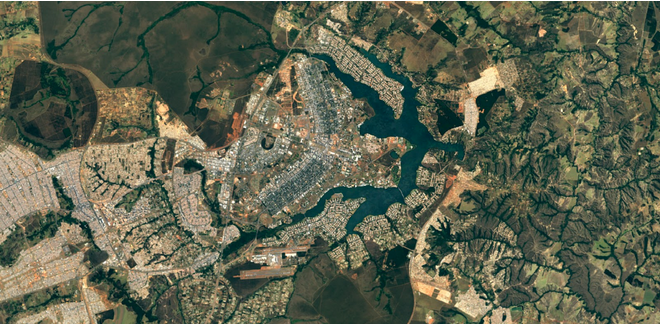
#> input picture images/Earth-Google.png, 661 x 324 px, given in place of the camera
$ python webcam.py   (older library calls are emulated)
#> lines starting #> are read from the running program, lines starting #| are printed output that depends on the picture; after the words box and inside, x2 and y2 are one past the last pixel; in counts of white or black regions, pixels touching at a corner belong together
# import the opencv library
import cv2
import matplotlib.pyplot as plt
import numpy as np


# define a video capture object
vid = cv2.VideoCapture(0)
threshold=127
switch_input= 1
nb_input = 3
blursize=1

while (True):
    # Capture the video frame
    # by frame
    ret, frame = vid.read()
#> frame is the input picture: shape (324, 661, 3); mean B, G, R 79.9, 99.8, 94.9

    # Display the resulting frame
    cv2.imshow('frame', frame)
    blur = cv2.blur(frame, (blursize, blursize))
    cv2.imshow('blur', blur)
    # # convert to RGB
    # image = cv2.cvtColor(frame, cv2.COLOR_BGR2RGB)
    # # convert to grayscale
    gray = cv2.cvtColor(blur, cv2.COLOR_RGB2GRAY)
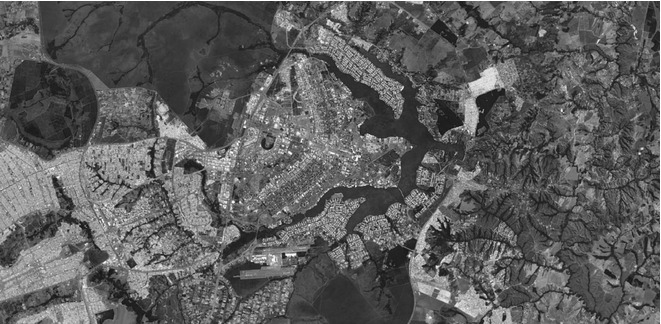
#> gray: shape (324, 661); min 14, max 255, mean 93.3

    cv2.imshow('grayscale', gray)

    image = cv2.cvtColor(frame, cv2.COLOR_BGR2RGB)
    # image = np.array(image, dtype=np.uint8)
    kernel = np.array([[-2, -1, 0],
                       [-1, 1, 1],
                       [0, 1, 2]])
    emboss = cv2.filter2D(frame, -1, kernel)
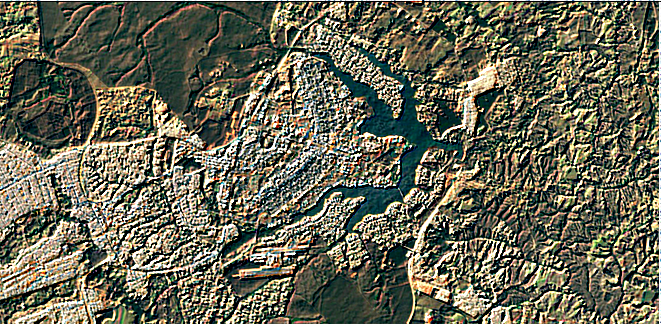
#> emboss: shape (324, 661, 3); mean B, G, R 84.7, 102.9, 103
    cv2.imshow('emboss', emboss)

    emboss2= cv2.filter2D(gray, -1, kernel)
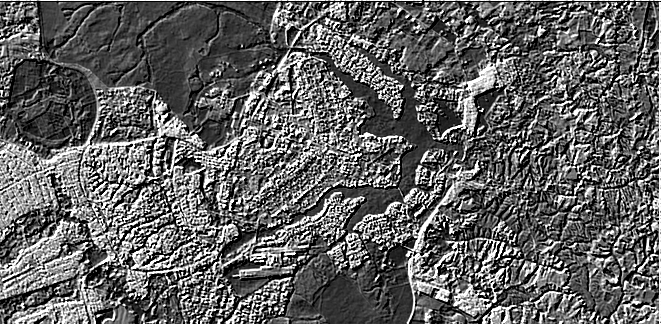
#> emboss2: shape (324, 661); min 0, max 255, mean 97.7
    cv2.imshow('emboss2', emboss2)
    #
    #
    #
    # apply binary thresholding
    input =   emboss  if switch_input else emboss2
    if switch_input ==1 :
        input  = emboss
    elif switch_input == 2:
        input = emboss2
    elif switch_input == 3:
        input = gray

    ret, thresh = cv2.threshold(input, threshold, 255, 0)
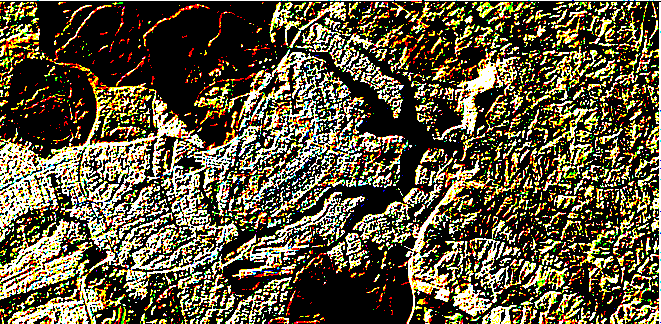
#> thresh: shape (324, 661, 3); mean B, G, R 60.3, 86.4, 94.7
#> ret = 127
    #
    cv2.imshow('thresh', thresh)
    if switch_input ==1 :
        gray2 = cv2.cvtColor(thresh, cv2.COLOR_RGB2GRAY)
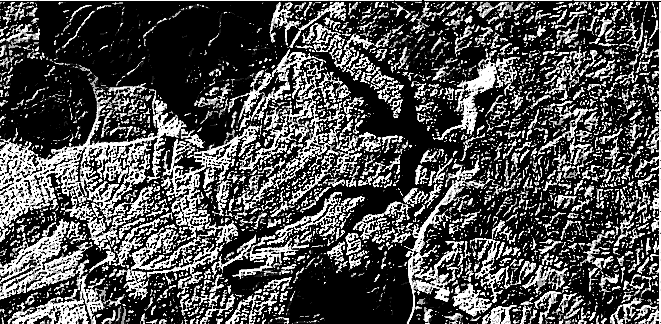
#> gray2: shape (324, 661); min 0, max 255, mean 79.6
    elif switch_input == 2:
        gray2 = thresh
    elif switch_input == 3:
        gray2 = thresh

    cv2.imshow('gray2', gray2)

    # find the contours from the thresholded image
    contours, hierarchy = cv2.findContours(gray2, cv2.RETR_TREE, cv2.CHAIN_APPROX_SIMPLE)
#> contours = 3308 contours, 2902 with area under 20; largest, box (x1, y1, x2, y2) and area: (0, 5, 408, 324) 41269, (398, 152, 536, 324) 5240, (610, 2, 661, 324) 2534, (107, 137, 178, 261) 2074, (433, 43, 521, 140) 2008
    # draw all contours
    image = cv2.drawContours(frame, contours, -1, (0, 255, 0), 2)
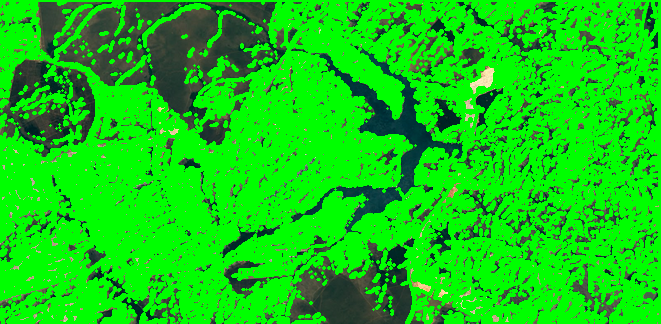
#> image: shape (324, 661, 3); mean B, G, R 17, 203.8, 16.1
    cv2.imshow('contoured image', image)

    # im2, contours, hierarchy = cv2.findContours(thresh, cv2.RETR_TREE, cv2.CHAIN_APPROX_SIMPLE)
    # cv2.imshow('contouredqqq', im2)

    # the 'q' button is set as the
    # quitting button you may use any
    # desired button of your choice
    k = cv2.waitKey(1)
#> (key q is pressed here)
    # if cv2.waitKey(1):
    #     if 0xFF == ord('q'):
    if k == ord('q'):
        break

    elif k == ord('p'):
        threshold=threshold + 1
        print('threshold :'+str(threshold))
    elif k == ord('o'):
        threshold=threshold - 1
        print('threshold :'+str(threshold))
    elif k == ord('i'):
        switch_input= switch_input + 1
        if switch_input > nb_input:
            switch_input = nb_input
        print('switch input :'+str(switch_input))

    elif k == ord('u'):
        switch_input= switch_input - 1
        if switch_input < 1:
            switch_input = 1
        print('switch input :'+str(switch_input))


    elif k == ord('k'):
        blursize = blursize - 1
        if blursize < 1:
            blursize = 1
        print('blur :'+str(blursize))
    elif k == ord('l'):
        blursize = blursize + 1

        print('blur :'+str(blursize))


# After the loop release the cap object
vid.release()
# Destroy all the windows
cv2.destroyAllWindows()

$ run again, on images/Google-earth.png
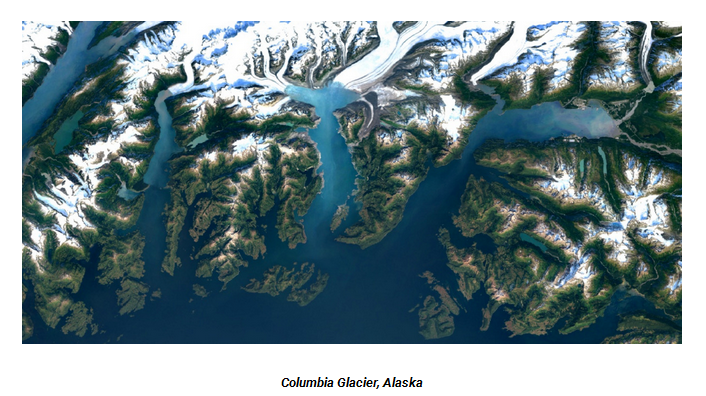
#> input picture images/Google-earth.png, 706 x 396 px, given in place of the camera
#> frame is the input picture: shape (396, 706, 3); mean B, G, R 140.2, 135.8, 116.4
#> ret = 127
#> `gray2 = cv2.cvtColor(thresh, cv2.COLOR_RGB2GRAY)`:
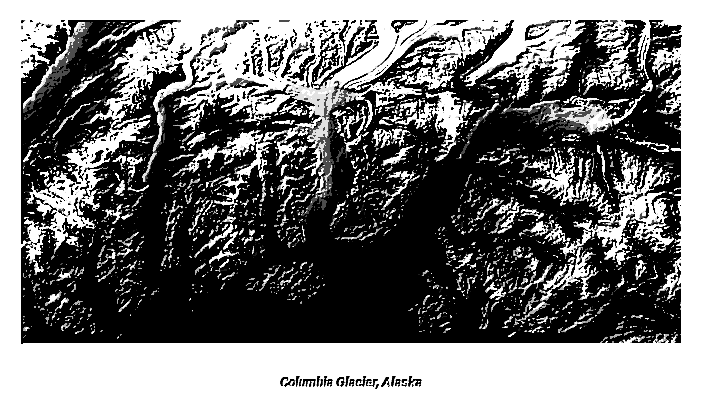
#> gray2: shape (396, 706); min 0, max 255, mean 113.6
#> contours = 2508 contours, 2266 with area under 20; largest, box (x1, y1, x2, y2) and area: (0, 0, 706, 396) 278475, (20, 19, 683, 345) 145083, (20, 19, 178, 245) 12728, (379, 91, 473, 162) 1592, (356, 36, 452, 88) 1390
#> `image = cv2.drawContours(frame, contours, -1, (0, 255, 0), 2)`:
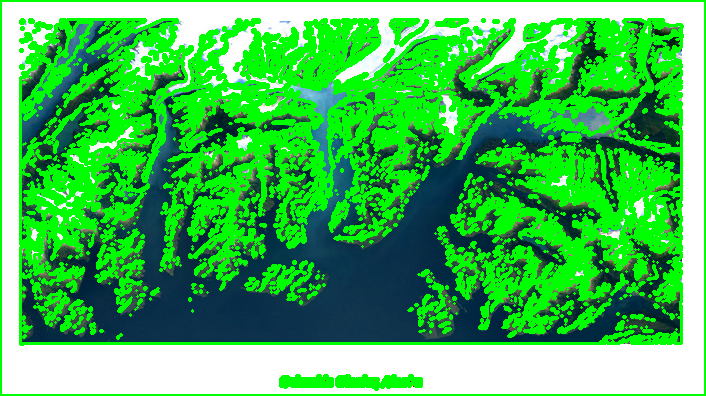
#> image: shape (396, 706, 3); mean B, G, R 88, 187.3, 72
